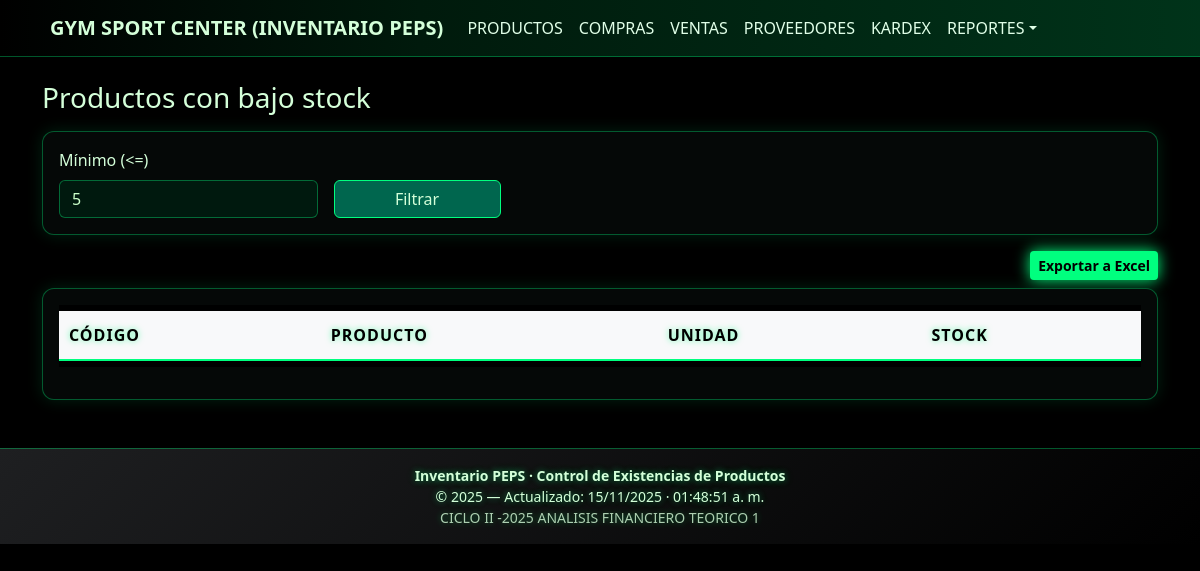
The app's page /index.php?controller=reportes&action=bajo_stock, older data.
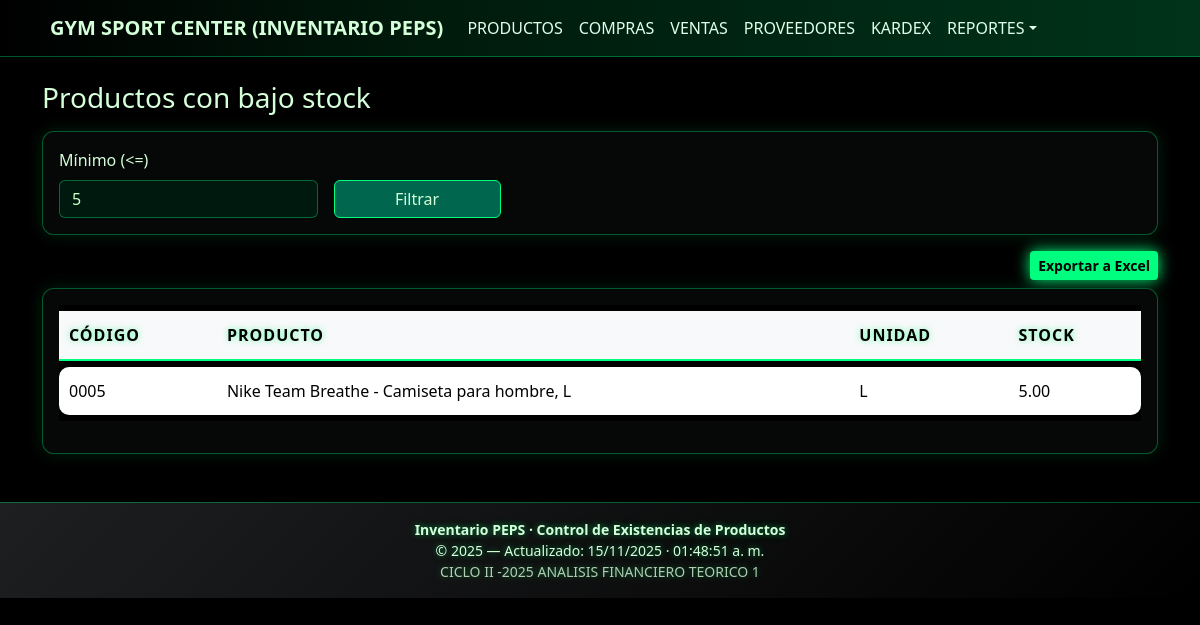
The same page, newer data.
### tables this page shows
CREATE TABLE `productos` (
  `id` int(11) NOT NULL,
  `codigo` varchar(50) DEFAULT NULL,
  `nombre` varchar(120) NOT NULL,
  `unidad` varchar(20) DEFAULT 'unidad',
  `proveedor_id` int(10) UNSIGNED DEFAULT NULL,
  `stock` decimal(12,2) NOT NULL DEFAULT 0.00,
  `creado_en` timestamp NOT NULL DEFAULT current_timestamp(),
  `imagen` varchar(255) DEFAULT NULL
);

### app/core/controller.php (called while the page is built, shortened)
<?php
class Controller {
  protected function view($view, $data = []) {
    extract($data);
    require __DIR__ . '/../views/layout/header.php';
    require __DIR__ . '/../views/' . $view . '.php';
    require __DIR__ . '/../views/layout/footer.php';
  }
}

### app/controllers/ReportesController.php (called while the page is built, shortened)
<?php
require_once __DIR__ . '/../core/Controller.php';
require_once __DIR__ . '/../models/Producto.php';
class ReportesController extends Controller {
  public function bajo_stock() {
    $min   = isset($_GET['min']) ? intval($_GET['min']) : 5;
    $items = Producto::lowStock($min);
    $this->view('reportes/bajo_stock', compact('items', 'min'));
  }
}

### index.php (called while the page is built, shortened)
<?php
require_once __DIR__ . '/app/core/controller.php';
$action = $_GET['action'] ?? 'index';
$controller = new $controllerClass();
$controller->$action();

### app/models/Producto.php (called while the page is built, shortened)
<?php
class Producto
{
    private static $tabla = 'productos';
    public static function lowStock($umbral = 5) {
        $pdo = Database::getInstance();
        $stmt = $pdo->prepare("
            SELECT p.*, pr.nombre_empresa AS proveedor_nombre
            FROM " . self::$tabla . " p
            LEFT JOIN proveedor pr ON pr.id = p.proveedor_id
            WHERE p.stock <= ?
            ORDER BY p.stock ASC, p.nombre ASC
        ");
        $stmt->execute([ $umbral ]);
        return $stmt->fetchAll();
    }
}

### app/views/reportes/bajo_stock.php (the view, shortened to what this page needs)
<h3 class="mb-3">Productos con bajo stock</h3>
<form method="get" class="card card-body shadow-sm mb-3 stylish-card">
  <div class="row g-3 align-items-end">
    <div class="col-md-3">
      <label class="form-label">Mínimo (<=)</label>
      <input type="number" name="min" class="form-control" value="<?php echo intval($min); ?>">
    </div>
    <div class="col-md-2">
      <button class="btn btn-primary w-100">Filtrar</button>
    </div>
  </div>
</form>
<div class="d-flex justify-content-end mb-2">
  <form method="post" action="index.php?controller=reportes&action=bajo_stock_xls">
    <button class="btn btn-success btn-sm">Exportar a Excel</button>
  </form>
</div>
<div class="card shadow-sm">
  <div class="card-body table-responsive">
    <table class="table table-hover align-middle">
      <thead class="table-light"><tr><th>Código</th><th>Producto</th><th>Unidad</th><th>Stock</th></tr></thead>
      <tbody>
        <?php foreach ($items as $p): ?>
          <tr>
            <td><?php echo htmlspecialchars($p['codigo']); ?></td>
            <td><?php echo htmlspecialchars($p['nombre']); ?></td>
            <td><?php echo htmlspecialchars($p['unidad']); ?></td>
            <td><?php echo number_format($p['stock'],2); ?></td>
          </tr>
        <?php endforeach; ?>
      </tbody>
    </table>
  </div>
</div>

Row changes from the older to the newer data that the page shows:
added productos: codigo "0005", nombre "Nike Team Breathe - Camiseta para hombre, L", unidad "L", stock "5.00"
